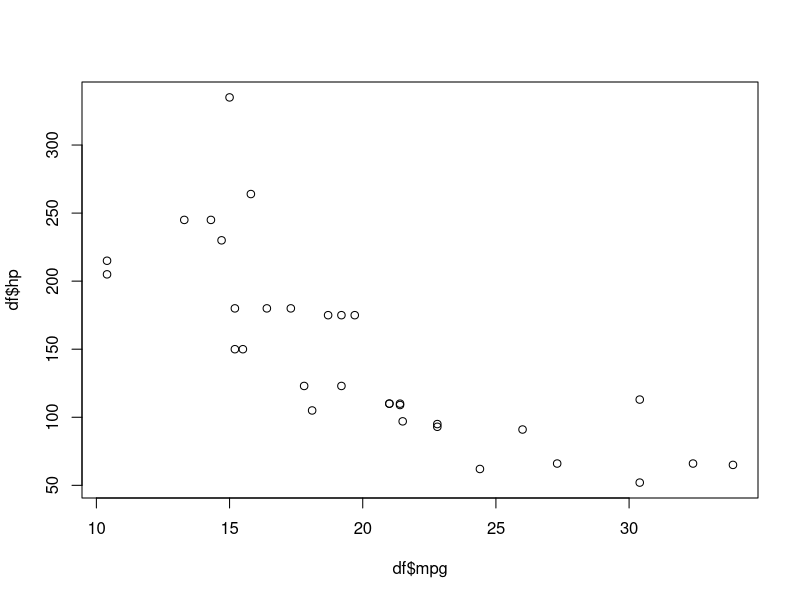
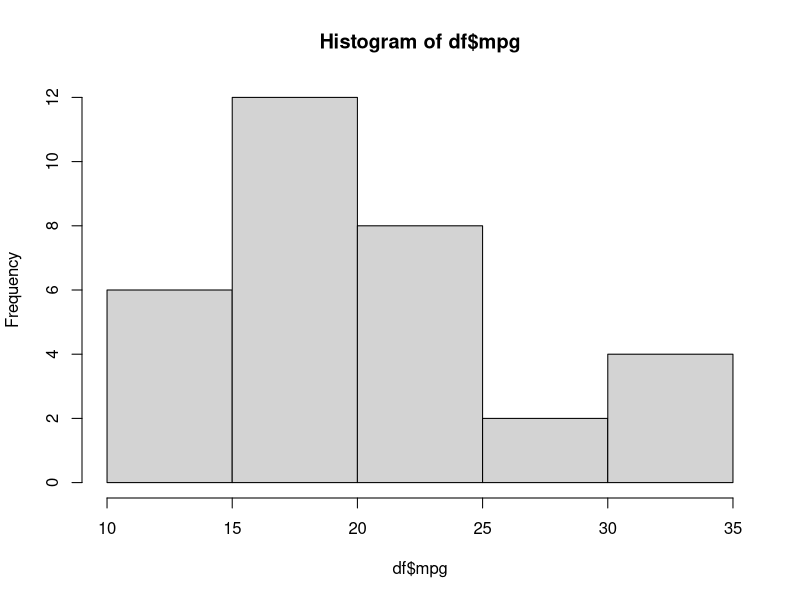
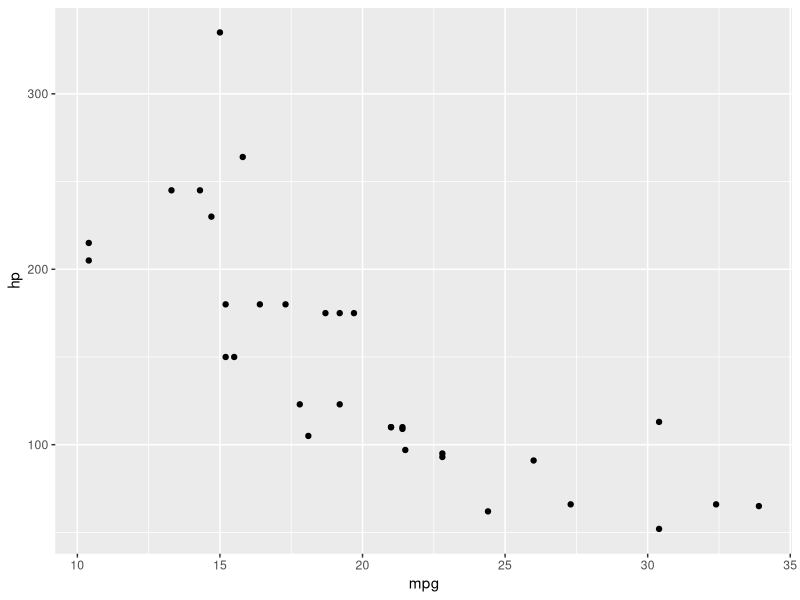
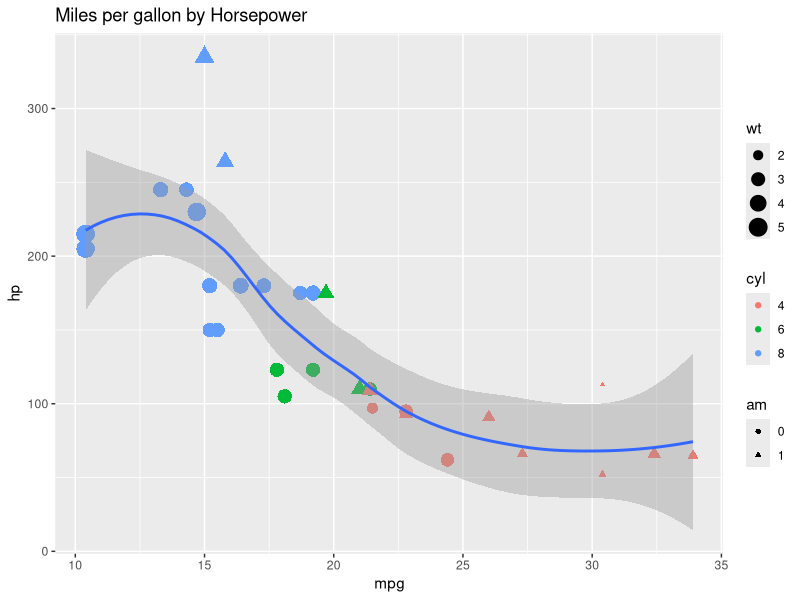
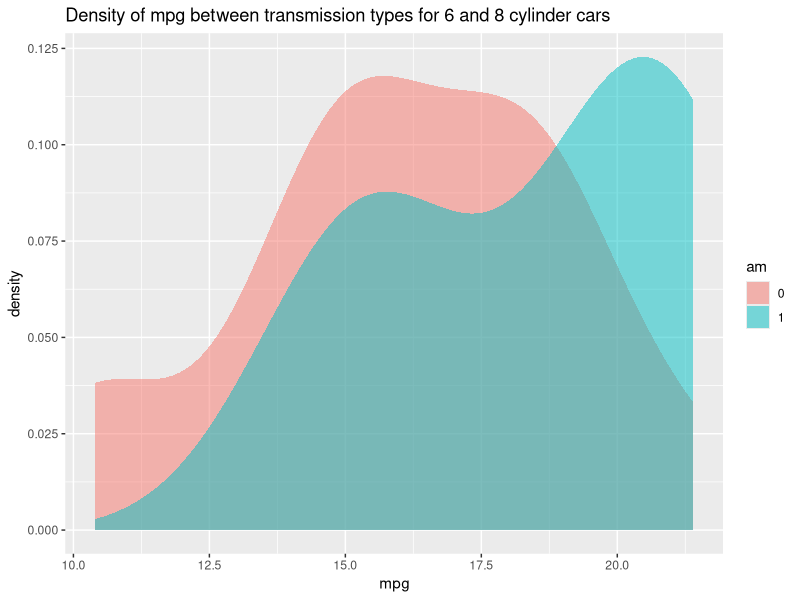

Recreate these plots in R, in order.
## ---- chunk 1
print('This is a chunk')
## ---- chunk 2
?c()
## ---- chunk 3
# Installs libraries if they aren't already installed
list.of.packages <- c("ggplot2", "dplyr")
new.packages <- list.of.packages[!(list.of.packages %in% installed.packages()[,"Package"])]
if(length(new.packages)) install.packages(new.packages)
## ---- chunk 4
# Importing a few libraries
library(dplyr)  # Extremely popular data manipulation library
library(ggplot2)  # Extremely popular data visualization library

# Loading in a dataset and assigning it to a dataframe
data(mtcars)  # Small dataset included with R
df <- mtcars  # Assigning it to a dataframe named "df", creating a copy
rm(mtcars)  # Removing the mtcars dataframe from the session since it was duplicated

# Displaying the top 6 rows of the dataframe
head(df)
## ---- chunk 5
# Updating the data types of categorical columns to "factors"
# Note: There are more efficient ways of doing this
df$cyl <- as.factor(df$cyl)
df$gear <- as.factor(df$gear)
df$carb <- as.factor(df$carb)
df$vs <- as.factor(df$vs)
df$am <- as.factor(df$am)
## ---- chunk 6
# Creating a new column with the ratio of horsepower:displacement
df$PowerEfficieny <- df$hp / df$disp
## ---- chunk 7
# Accessing all rows of the 5th column
df[, 5]
## ---- chunk 8
# Creating a list of columns to select
list_of_cols_to_select <- c('mpg', 'hp')

# Using the list for slicing
df['Ferrari Dino', list_of_cols_to_select]
## ---- chunk 9
# Appending the 7th row to the 3rd row
rbind(df[3, ], df[7, ])
## ---- chunk 10
# Plotting a scatter plot of the mpg and horsepower
plot(df$mpg, df$hp)
## ---- chunk 11
# Plotting a histogram of the mpg
hist(df$mpg)
## ---- chunk 12
# Performing a t-test between displacement and horsepower
t.test(df$disp, df$hp, data=df)
## ---- chunk 13
# Assigning the linear regression results to the variable fit
fit <- lm(mpg ~ ., data=df)

# Viewing a summary of the results
summary(fit)
## ---- chunk 14
# Selecting the mpg column from the dataframe
select(df, mpg)
## ---- chunk 15
# Performing a linear regression on a subselection of the data and a new feature
df %>%  # Using the df dataframe
  filter(am == 1) %>%  # Only selecting cars with a manual transmission
  mutate(PowerEfficieny = hp / disp) %>%  # Creating a new column for power efficiency
  select(mpg, PowerEfficieny, wt, cyl) %>%  # Selecting a few columns
  lm(mpg ~ ., data=.) %>%  # Performing linear regression. The dot under data is the data from the previous step
  summary()  # Showing the summary
## ---- chunk 16
# Plotting a scatterplot of horsepower and mpg
ggplot(df) +  # ggplot object of the data
  geom_point(aes(x=mpg, y=hp))  # Scatterplot of mpg and horsepower
## ---- chunk 17
# Plotting a 6 dimensional scatterplot
ggplot(df) +  # 
  geom_point(aes(x=mpg, y=hp,
                 size=wt,  # Sizing the points by weight
                 color=cyl,  # Coloring the plots by displacement
                 shape=am)) +  # Shaping by if it's an automatic or a manual transmission
  geom_smooth(aes(x=mpg, y=hp), method='loess') +  # Local regression line showing trends and confidence interval
  ggtitle('Miles per gallon by Horsepower')  # Adding a title
## ---- chunk 18
# Plotting the density of mpg between transmission types for cars with 6 and 8 cylinders
df %>%  # Using the df dataframe
  filter(cyl %in% c("6", "8")) %>%  # Filtering to cylinders of 6 and 8
  select(mpg, am) %>%   # Selecting only mpg and transmission
  ggplot() +  # Creating the ggplot object
    geom_density(aes(x=mpg, fill=am),  # Getting density for mpg and coloring by transmission
                 alpha=0.5, color=NA) +  # Altering the transparency of the color and removing the outline
    ggtitle('Density of mpg between transmission types for 6 and 8 cylinder cars')  # Adding a title
